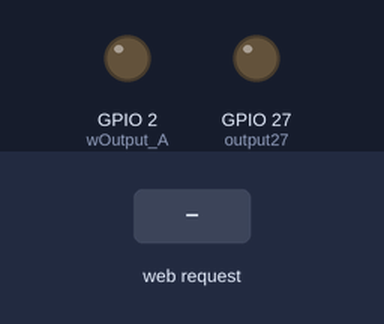
Bench run of a sketch on a simulated ESP32. Parts: output pins drawn as LEDs (lit = HIGH). Inputs (shaded band) come from the test bench. What the sketch prints to the serial monitor is not drawn.

Above: at 1.2 s.
1.3 s: HTTP request GET /26/on received
At 1.9 s:
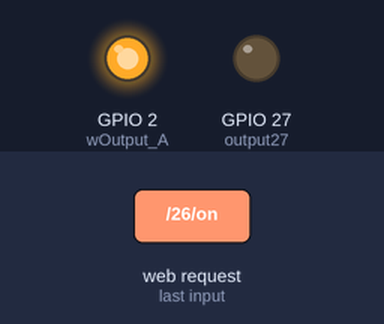
2.8 s: HTTP request GET /27/on received
At 4.0 s:
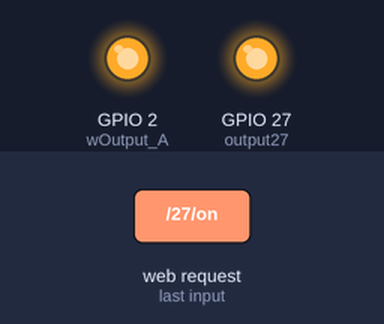
4.3 s: HTTP request GET /26/off received
At 5.4 s:
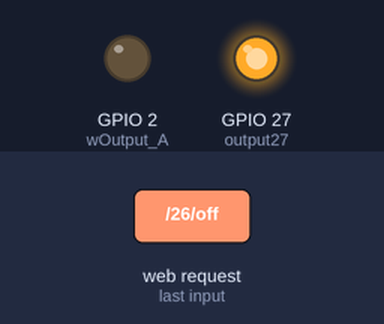
5.8 s: HTTP request GET /27/off received
At 6.5 s:
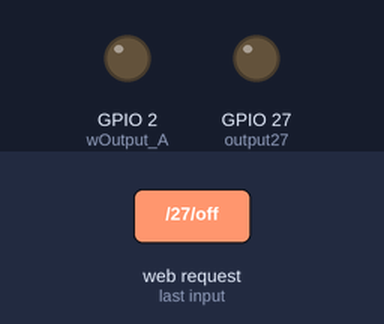
Timing chart, 0 to 8.3 s (numbered marks = the images above; inputs shaded):
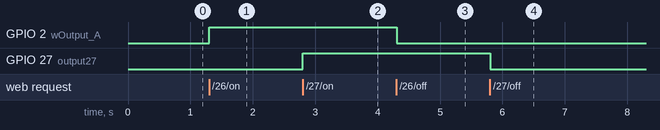

Measured:
- after the input at 1.3 s, GPIO 2 (wOutput_A): LOW → HIGH at once
- after the input at 2.8 s, GPIO 27 (output27): LOW → HIGH at once
- after the input at 4.3 s, GPIO 2 (wOutput_A): HIGH → LOW at once
- after the input at 5.8 s, GPIO 27 (output27): HIGH → LOW at once

The sketch:

BeckE32_AccessPoint.ino
```cpp
//Beck 1/23/19
/*********
  Rui Santos
  Complete project details at https://randomnerdtutorials.com
*********/

// Load Wi-Fi library
#include <WiFi.h>
#include <Streaming.h>


// Replace with your network credentials
/*
const char* ssid     = "ESP32-Access-Point";
const char* password = "123456789";
*/
//static const char     szRouterName[]        = "Aspot24";
static const char     szRouterPW[]          = "Qazqaz11";
static const char     acHostname[]          = "BeckThermoDev";

// Set web server port number to 80
WiFiServer server(80);

// Variable to store the HTTP request
String header;

// Auxiliar variables to store the current output state
String wOutput_AState = "off";
String output27State = "off";

// Assign output variables to GPIO pins
const int wOutput_A = 2;
const int output27 = 27;

void setup() {
  Serial.begin(115200);
  // Initialize the output variables as outputs
  pinMode(wOutput_A, OUTPUT);
  pinMode(output27, OUTPUT);
  // Set outputs to LOW
  digitalWrite(wOutput_A, LOW);
  digitalWrite(output27, LOW);

  // Connect to Wi-Fi network with SSID and password
  Serial.print("Setting AP (Access Point) ");
  // Remove the password parameter, if you want the AP (Access Point) to be open
  //WiFi.softAP(ssid, password);
  Serial << "setup(): Hostname= " << acHostname << endl;
  WiFi.softAP(acHostname, szRouterPW);

  IPAddress IP = WiFi.softAPIP();
  Serial.print("AP IP address: ");
  Serial.println(IP);

  server.begin();
}

void loop(){
  WiFiClient client = server.available();   // Listen for incoming clients

  if (client) {                             // If a new client connects,
    Serial.println("New Client.");          // print a message out in the serial port
    String currentLine = "";                // make a String to hold incoming data from the client
    while (client.connected()) {            // loop while the client's connected
      if (client.available()) {             // if there's bytes to read from the client,
        char c = client.read();             // read a byte, then
        Serial.write(c);                    // print it out the serial monitor
        header += c;
        if (c == '\n') {                    // if the byte is a newline character
          // if the current line is blank, you got two newline characters in a row.
          // that's the end of the client HTTP request, so send a response:
          if (currentLine.length() == 0) {
            // HTTP headers always start with a response code (e.g. HTTP/1.1 200 OK)
            // and a content-type so the client knows what's coming, then a blank line:
            client.println("HTTP/1.1 200 OK");
            client.println("Content-type:text/html");
            client.println("Connection: close");
            client.println();

            // turns the GPIOs on and off
            if (header.indexOf("GET /26/on") >= 0) {
              Serial.println("GPIO 26 on");
              wOutput_AState = "on";
              digitalWrite(wOutput_A, HIGH);
            } else if (header.indexOf("GET /26/off") >= 0) {
              Serial.println("GPIO 26 off");
              wOutput_AState = "off";
              digitalWrite(wOutput_A, LOW);
            } else if (header.indexOf("GET /27/on") >= 0) {
              Serial.println("GPIO 27 on");
              output27State = "on";
              digitalWrite(output27, HIGH);
            } else if (header.indexOf("GET /27/off") >= 0) {
              Serial.println("GPIO 27 off");
              output27State = "off";
              digitalWrite(output27, LOW);
            }

            // Display the HTML web page
            client.println("<!DOCTYPE html><html>");
            client.println("<head><meta name=\"viewport\" content=\"width=device-width, initial-scale=1\">");
            client.println("<link rel=\"icon\" href=\"data:,\">");
            // CSS to style the on/off buttons
            // Feel free to change the background-color and font-size attributes to fit your preferences
            client.println("<style>html { font-family: Helvetica; display: inline-block; margin: 0px auto; text-align: center;}");
            client.println(".button { background-color: #4CAF50; border: none; color: white; padding: 16px 40px;");
            client.println("text-decoration: none; font-size: 30px; margin: 2px; cursor: pointer;}");
            client.println(".button2 {background-color: #555555;}</style></head>");

            // Web Page Heading
            client.println("<body><h1>ESP32 Web Server</h1>");

            // Display current state, and ON/OFF buttons for GPIO 26
            client.println("<p>GPIO 26 - State " + wOutput_AState + "</p>");
            // If the wOutput_AState is off, it displays the ON button
            if (wOutput_AState=="off") {
              client.println("<p><a href=\"/26/on\"><button class=\"button\">ON</button></a></p>");
            } else {
              client.println("<p><a href=\"/26/off\"><button class=\"button button2\">OFF</button></a></p>");
            }

            // Display current state, and ON/OFF buttons for GPIO 27
            client.println("<p>GPIO 27 - State " + output27State + "</p>");
            // If the output27State is off, it displays the ON button
            if (output27State=="off") {
              client.println("<p><a href=\"/27/on\"><button class=\"button\">ON</button></a></p>");
            } else {
              client.println("<p><a href=\"/27/off\"><button class=\"button button2\">OFF</button></a></p>");
            }
            client.println("</body></html>");

            // The HTTP response ends with another blank line
            client.println();
            // Break out of the while loop
            break;
          } else { // if you got a newline, then clear currentLine
            currentLine = "";
          }
        } else if (c != '\r') {  // if you got anything else but a carriage return character,
          currentLine += c;      // add it to the end of the currentLine
        }
      }
    }
    // Clear the header variable
    header = "";
    // Close the connection
    client.stop();
    Serial.println("Client disconnected.");
    Serial.println("");
  }
}
```
